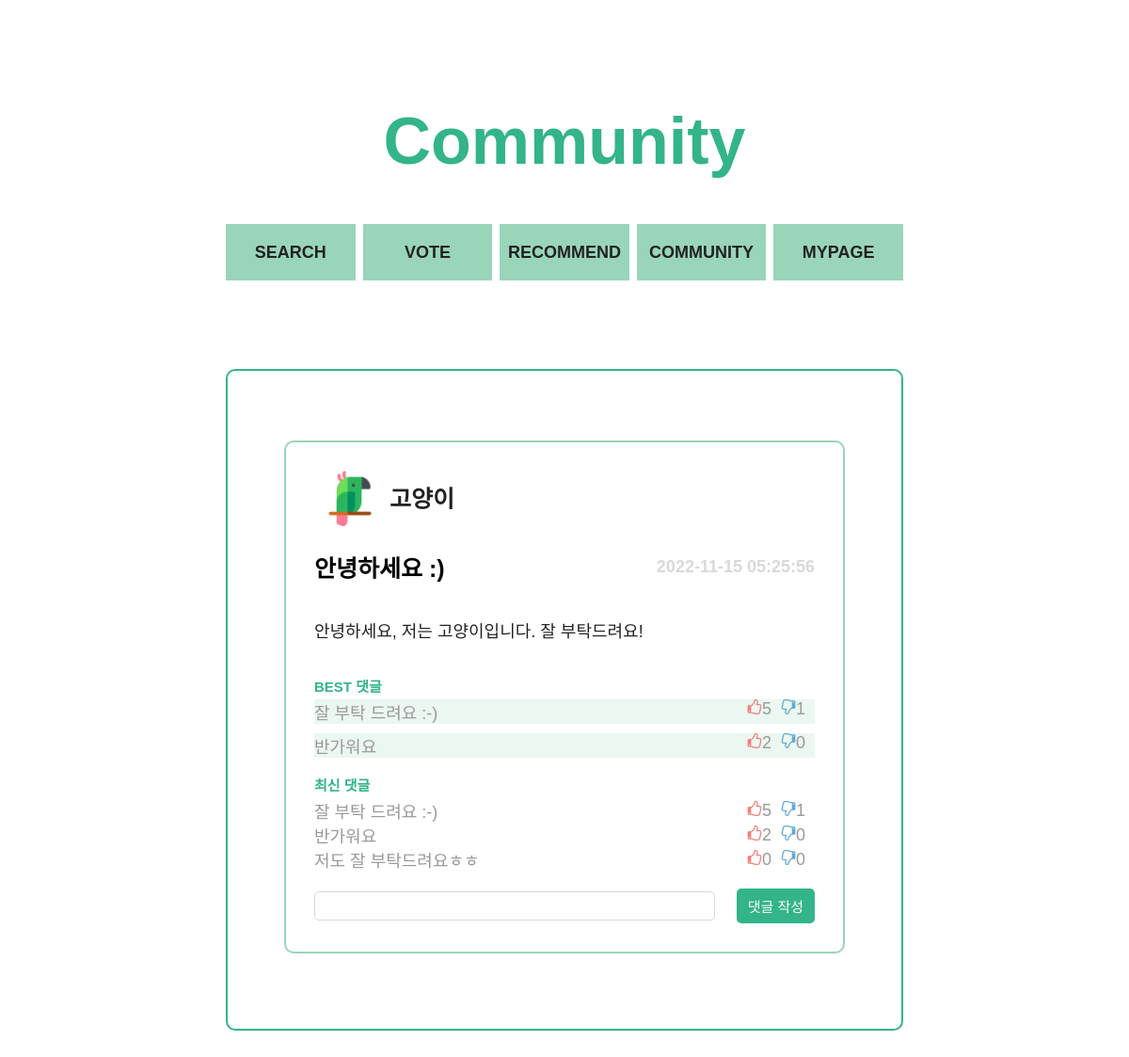
Screenshot of /pages/community/community_each.php?boardid=1 with the database file from the repository.
### tables this page shows
create table board (
	boardid int not null auto_increment primary key,
	userid varchar(20) not null,
	title varchar(50) not null,
	content varchar(500) not null,
	timestamps timestamp not null DEFAULT CURRENT_TIMESTAMP,
	type varchar(10) not null,
	foreign key (userid) references users (userid)
);

create table users (
	userid varchar(20) not null primary key,
	password varchar(40) not null,
	name varchar(15) not null,
	profile varchar(500) not null
);

create table comment (
	commentid int not null auto_increment primary key,
	boardid int not null,
	userid varchar(20) not null,
	content varchar(500) not null,
	timestamps timestamp not null DEFAULT CURRENT_TIMESTAMP,
	like_no int default 0,
	hate int default 0,
	foreign key (userid) references users (userid),
	foreign key (boardid) references board (boardid)
);

### pages/community/community_each.php (the view, shortened to what this page needs)
<?php
$conn = mysqli_connect("localhost", "team15", "team15", "team15");
$res = array();
$best_comment = array();
$comment = array();
$boardid = $_GET['boardid'];
if (mysqli_connect_errno()) {
    echo "<script>alert('Connection fail');</script>";
    exit();
} else {
    $sql = "select f.title, f.content, f.timestamps, u.userid, u.name, u.profile
            from board as f
            inner join users as u on f.userid = u.userid
            where f.boardid = ?";
    if($stmt = mysqli_prepare($conn, $sql)) {
        mysqli_stmt_bind_param($stmt, 's', $boardid);
        if(mysqli_stmt_execute($stmt)) {
            mysqli_stmt_bind_result($stmt, $title, $content, $time, $writerId, $writer, $writer_profile);
            while(mysqli_stmt_fetch($stmt)) {
                $res = [
                    "title" => $title,
                    "content" => $content,
                    "time" => $time,
                    "writerId" => $writerId,
                    "writer" => $writer,
                    "profile" => $writer_profile
                ];
            }
        } else {
            echo "<script>alert('fail execute the query');</script>";
            exit();
        }
    } else {
        echo "<script>alert('Fail prepare the statement');</script>";
        exit();
    }
    $sql = "select exists (select * from comment where boardid = ? and like_no > 0)";
    if($stmt = mysqli_prepare($conn, $sql)) {
        mysqli_stmt_bind_param($stmt,"s", $boardid);
        if(mysqli_stmt_execute($stmt)) {
            mysqli_stmt_bind_result($stmt, $exist);
            while(mysqli_stmt_fetch($stmt)) {
                $exist = $exist;
            }
        } else {
            echo "<script>alert('fail execute the query');</script>";
            exit();
        }
    } else {
        echo "<script>alert('Fail prepare the statement');</script>";
        exit();
    }
    $sql = "select c.commentid, c.userid, c.content, c.like_no, c.hate from comment as c join (
                select commentid, (a.like_no - a.hate) as diff
                from comment as a
                where a.boardid = ?
            ) b on c.commentid = b.commentid
            where b.diff >= 1
            order by b.diff desc limit 2";
    if($exist == 1) {
        if($stmt = mysqli_prepare($conn, $sql)) {
            mysqli_stmt_bind_param($stmt, 's', $boardid);
            if(mysqli_stmt_execute($stmt)) {
                mysqli_stmt_bind_result($stmt, $id, $c_user, $c_content, $like, $hate);
                while(mysqli_stmt_fetch($stmt)) {
                    array_push($best_comment, [
                        "c_id" => $id,
                        "c_user" => $c_user,
                        "c_content" => $c_content,
                        "like" => $like,
                        "hate" => $hate
                    ]);
                }
            } else {
                echo "<script>alert('fail execute the query');</script>";
                exit();
            }
        } else {
            echo "<script>alert('Fail prepare the statement');</script>";
            exit();
        }
    }
    $sql = 'select c.userid, c.commentid, c.content, c.timestamps, c.like_no, c.hate
            from comment as c
            where boardid = ?
            order by commentid';
    if($stmt = mysqli_prepare($conn, $sql)) {
        mysqli_stmt_bind_param($stmt, 's', $boardid);
        if(mysqli_stmt_execute($stmt)) {
            mysqli_stmt_bind_result($stmt, $c_writer, $c_id, $c_content, $c_time, $c_like, $c_hate);
            while(mysqli_stmt_fetch($stmt)) {
                array_push($comment, [
                    "c_id" => $c_id,
                    "c_writer" => $c_writer,
                    "c_content" => $c_content,
                    "c_time" => $c_time,
                    "c_like" => $c_like,
                    "c_hate" => $c_hate
                ]);
            }
        } else {
            echo "<script>alert('fail execute the query');</script>";
            exit();
        }
    } else {
        echo "<script>alert('Fail prepare the statement');</script>";
        exit();
    }
}
?>
<!DOCTYPE html>
<html lang="en">
<head>
    <link rel="stylesheet" href="../../index.css">
    <link rel="stylesheet" href="./communityStyle.css">
</head>
<body>
    <div id="contents">
        <header class="title">
            <h1>Community</h1>
        </header>
        <section class="menu">
            <a href="../search/search.php"><h4 class="eachMenu">SEARCH</h4></a>
            <a href="../vote/index.html"><h4 class="eachMenu">VOTE</h4></a>
            <a href="../recommend/index.html"><h4 class="eachMenu">RECOMMEND</h4></a>
            <a href="../community/index.php"><h4 class="eachMenu">COMMUNITY</h4></a>
            <a href="../mypage/index.php"><h4 class="eachMenu">MYPAGE</h4></a>
        </section>
        <section class="board">
            <div class="post">
                <div class="eachPost">
                <div class="eachProfile">
                    <img class="profileImg" src="<?=$res['profile']?>">
                    <p class="nickName"><?=$res['writer']?></p>
                </div>
                <div class="each_eachPostTop">
                    <h3 class="eachPostTitle"><?=$res['title']?></h3>
                    <div class="timeStamp"><?=$res['time']?></div>
                </div>
                    <div class="postContents_each">
                        <?=$res['content']?>
                    </div>
                    <div class="replIndex">BEST 댓글</div>
                    <?php
                    for ($i=0; $i < count($best_comment); $i++) {
                    ?>
                    <div class="bestRepl_each">
                        <div class="text"><?=$best_comment[$i]['c_content']?></div>
                        <div class="replCount_2">
                            <div onclick="location.href='../../php/community/updateLike.php?boardid=<?=$boardid?>&commentid=<?=$best_comment[$i]['c_id']?>'">
                                <label for="hiddenBtn" class="thumb">
                                    <div class="thumbUp_2" type="submit"><img src="../../img/thumb_up.svg" width="16px" height="16px"></div>
                                    <div class="thumbNum"><?=$best_comment[$i]['like']?></div>
                                </label>
                            </div>
                            <div onclick="location.href='../../php/community/updateHate.php?boardid=<?=$boardid?>&commentid=<?=$best_comment[$i]['c_id']?>'">
                                <label for="hiddenBtn" class="thumb">
                                    <div class="thumbDown_2" type="submit"><img src="../../img/thumb_down.svg" width="16px" height="16px"></div>
                                    <div class="thumbNum"><?=$best_comment[$i]['hate']?></div>
                                </label>
                            </div>
                        </div>
                    </div>
                    <?php
                    }
                    ?>
                    <div class="repl">
                        <div class="replIndex">최신 댓글</div>
                        <?php
                        for ($i=0; $i < count($comment); $i++) {
                        ?>
                        <div class="repl_each">
                            <div class="text"><?=$comment[$i]['c_content']?></div>
                            <div class="replCount_2">
                                <div onclick="location.href='../../php/community/updateLike.php?boardid=<?=$boardid?>&commentid=<?=$comment[$i]['c_id']?>'">
                                    <label for="hiddenBtn" class="thumb">
                                    <div class="thumbUp_2" type="submit"><img src="../../img/thumb_up.svg" width="16px" height="16px"></div>
                                    <div class="thumbNum"><?=$comment[$i]['c_like']?></div>
                                    </label>
                                </div>
                                <div onclick="location.href='../../php/community/updateHate.php?boardid=<?=$boardid?>&commentid=<?=$best_comment[$i]['c_id']?>'">
                                    <label for="hiddenBtn" class="thumb">
                                    <div class="thumbDown_2" type="submit"><img src="../../img/thumb_down.svg" width="16px" height="16px"></div>
                                    <div class="thumbNum"><?=$comment[$i]['c_hate']?></div>
                                    </label>
                                </div>
                            </div>
                        </div>
                        <?php
                        }
                        ?>
                    </div>
                    <form action="../../php/community/submitComment.php?boardid=<?=$boardid?>" method="post">
                    <div class="replPost">
                        <input class="replPostContents" name="comment">
                        <button class="replButton" type=submit>댓글 작성</button>
                    </div>
                    </form>
                </div>
            </div>
        </section>
    </div>
</body>
</html>

### index.css (style rules this page uses)
:root { --color-white: #ffffff; --color-gray-600: #222222; --color-gray-500: #3E4756; --color-gray-450: #A2ACBD; --color-gray-400: #9A9999; --color-gray-350: #D9D9D9; --color-gray-300: #EEEEEE; --color-blue-600: #1B4965; --color-blue-500: #62B6CB; --color-blue-400: #5FA8D3; --color-blue-300: #98C0F6; --color-blue-200: #CAE9FF; --color-red-300: #F47D79; --color-red-200: #FCA5A5; --color-red-100: #FECACA; --color-green-300: #33B489; --color-green-200: #67C891; --color-green-100: #99D5BA; --color-grad-500: #BEE9E8; --color-grad-400: #ACF2E2; --color-grad-300: #A8F8CF; --color-grad-200: #B6FCB3; --color-grad-100: #F9F871; --font-large: 70px; --font-medium: 35px; --font-regular: 25px; --font-semi-regular : 20px; --font-small:18px; --font-semi-micro: 15px; --font-micro: 13px; --weight-bold: 700; --weight-regular: 400; --weight-light: 300; --border-radius-regular: 10px; --border-radius-small: 5px; --animation-duration: 300ms; --width-large:72rem; --width-medium:65rem; }
* { box-sizing: border-box; font-size: 62.5%; }
body { width: 100%; height: 100%; font-family: "source-han-sans-korean", sans-serif; cursor: default; text-align: center; background-color: var(--color-white); margin: 0; padding: 0; }
a { text-decoration: none; }
button { background-color: transparent; cursor: pointer; border: none; outline: none; padding: 0; }
h1, .title1 { font-size: var(--font-large); font-weight: var(--weight-bold); margin:0; }
h3, .title3 { font-size: var(--font-regular); font-weight: var(--weight-bold); margin:0; }
h4, .title4 { font-size: var(--font-small); font-weight: var(--weight-bold); margin:0; }
#contents { margin: 0 auto; display: flex; flex-direction: column; width: 72rem; padding-bottom: 10rem; }
.title { margin-top:11rem; margin-bottom:2.4rem; }

### rows the page displays
board: userid.profile (picture), userid.name "고양이", title "안녕하세요 :)", timestamps "2022-11-15 05:25:56", content "안녕하세요, 저는 고양이입니다. 잘 부탁드려요!"
comment: content "잘 부탁 드려요 :-)", like_no "5", hate "1"
comment: content "반가워요", like_no "2", hate "0"
comment: content "저도 잘 부탁드려요ㅎㅎ", like_no "0", hate "0"

### other values shown
$best_comment[$i]['c_content'] "잘 부탁 드려요 :-)"
$best_comment[$i]['like'] "5"
$best_comment[$i]['hate'] "1"
$best_comment[$i]['c_content'] "반가워요"
$best_comment[$i]['like'] "2"
$best_comment[$i]['hate'] "0"
